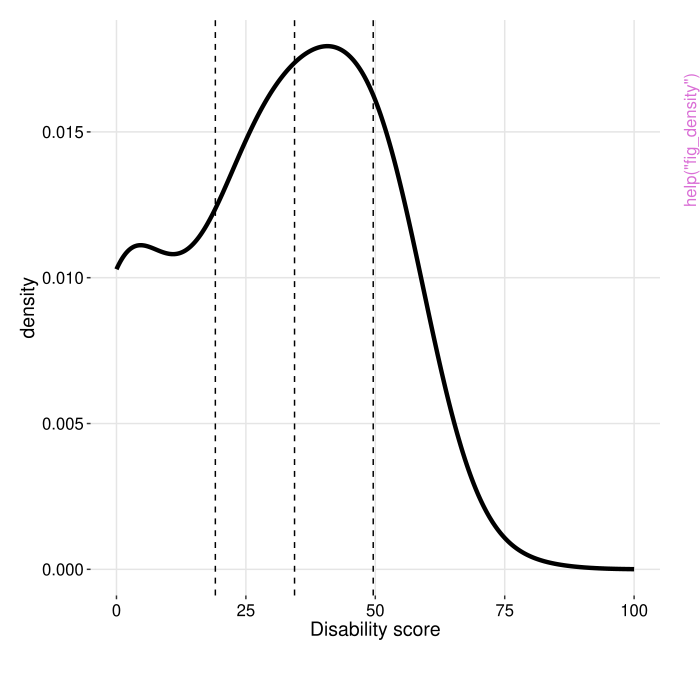

Write R code to recreate this figure.
pkgname <- "whomds"
source(file.path(R.home("share"), "R", "examples-header.R"))
options(warn = 1)
library('whomds')

base::assign(".oldSearch", base::search(), pos = 'CheckExEnv')
base::assign(".old_wd", base::getwd(), pos = 'CheckExEnv')
cleanEx()
nameEx("fig_density")
### * fig_density

flush(stderr()); flush(stdout())

### Name: fig_density
### Title: Plot a density of a score
### Aliases: fig_density

### ** Examples

fig_density(df_adults, score = "disability_score", cutoffs = c(19.1, 34.4, 49.6), 
x_lab = "Disability score")
fig_density(df_adults, score = "disability_score", var_color = "sex", 
cutoffs = c(19.1, 34.4, 49.6), x_lab = "Disability score")
fig_density(df_adults, score = "disability_score", var_color = "sex", 
var_facet = "age_cat",  cutoffs = c(19.1, 34.4, 49.6), x_lab = "Disability score")



cleanEx()
nameEx("fig_dist")
### * fig_dist

flush(stderr()); flush(stdout())

### Name: fig_dist
### Title: Plot a distribution of a score
### Aliases: fig_dist

### ** Examples

fig_dist(df_adults, score = "disability_score", score_cat = "disability_cat", 
cutoffs = c(19.1, 34.4, 49.6), x_lab = "Disability score")
fig_dist(df_adults, score = "disability_score", score_cat = "disability_cat", 
cutoffs = c(19.1, 34.4, 49.6), x_lab = "Disability score", y_max = 2000)
fig_dist(df_adults, score = "disability_score", score_cat = "disability_cat", 
cutoffs = c(19.1, 34.4, 49.6), x_lab = "Disability score", y_max = 0.2, pcent=TRUE)



cleanEx()
nameEx("fig_poppyramid")
### * fig_poppyramid

flush(stderr()); flush(stdout())

### Name: fig_poppyramid
### Title: Print a population pyramid
### Aliases: fig_poppyramid

### ** Examples

fig_poppyramid(df_adults, "age", "sex")



cleanEx()
nameEx("helper_indicator")
### * helper_indicator

flush(stderr()); flush(stdout())

### Name: helper_indicator
### Title: Create indicators from data frame
### Aliases: helper_indicator

### ** Examples

helper_indicator(df = df_adults, 
vars_indicators = c("EF1", "EF2", "EF3"), 
mapvalues_from = 1:5, 
mapvalues_to = c(0,0,0,1,1))



cleanEx()
nameEx("helper_rowSums")
### * helper_rowSums

flush(stderr()); flush(stdout())

### Name: helper_rowSums
### Title: Perform row sum
### Aliases: helper_rowSums

### ** Examples

x <- data.frame(v1 = c(NA,1:4), v2 = c(NA, 2:5), v3 = c(NA, 1:2, NA, 3))
helper_rowSums(x, na.rm = TRUE, allNA0 = TRUE)
helper_rowSums(x, na.rm = TRUE, allNA0 = FALSE)



cleanEx()
nameEx("table_basicstats")
### * table_basicstats

flush(stderr()); flush(stdout())

### Name: table_basicstats
### Title: Compute basic statistics of the number of members per group per
###   household
### Aliases: table_basicstats

### ** Examples

#create dummy table of household data, where each row represents one member
df_hh <- data.frame(HHID = sample(
  x = 1:300,
  size = 1000,
  replace = TRUE
),
age_cat = ordered(sample(
  x = c("18-24", "25-39", "40-64", "64-100"),
  size = 1000,
  replace = TRUE
)))
                
table_basicstats(df_hh, "HHID", "age_cat")



cleanEx()
nameEx("table_unweightedpctn")
### * table_unweightedpctn

flush(stderr()); flush(stdout())

### Name: table_unweightedpctn
### Title: Compute unweighted percent and N for multiple variables,
###   disaggregated
### Aliases: table_unweightedpctn

### ** Examples

table_unweightedpctn(df_adults, vars_demo = c("sex", "age_cat", "work_cat", "edu_cat"))
table_unweightedpctn(df_adults, vars_demo = c("sex", "age_cat", "work_cat", "edu_cat"), 
group_by_var = "disability_cat")
table_unweightedpctn(df_adults, vars_demo = c("sex", "age_cat", "work_cat", "edu_cat"), 
group_by_var = "disability_cat", spread_by_group_by_var = TRUE)



cleanEx()
nameEx("table_weightedpct")
### * table_weightedpct

flush(stderr()); flush(stdout())

### Name: table_weightedpct
### Title: Calculate table of percentages or N of response distribution for
###   survey items, survey weighted, disaggregated
### Aliases: table_weightedpct

### ** Examples

table_weightedpct(df_adults, 
    vars_ids = c("HHID", "PSU"),
    vars_strata = "strata",
    vars_weights = "weight",
    formula_vars = paste0("EF",1:10),
    formula_vars_levels = 1:5,
    by_vars = "sex")



### * <FOOTER>
###
cleanEx()
options(digits = 7L)
base::cat("Time elapsed: ", proc.time() - base::get("ptime", pos = 'CheckExEnv'),"\n")
grDevices::dev.off()
###
### Local variables: ***
### mode: outline-minor ***
### outline-regexp: "\\(> \\)?### [*]+" ***
### End: ***
quit('no')
